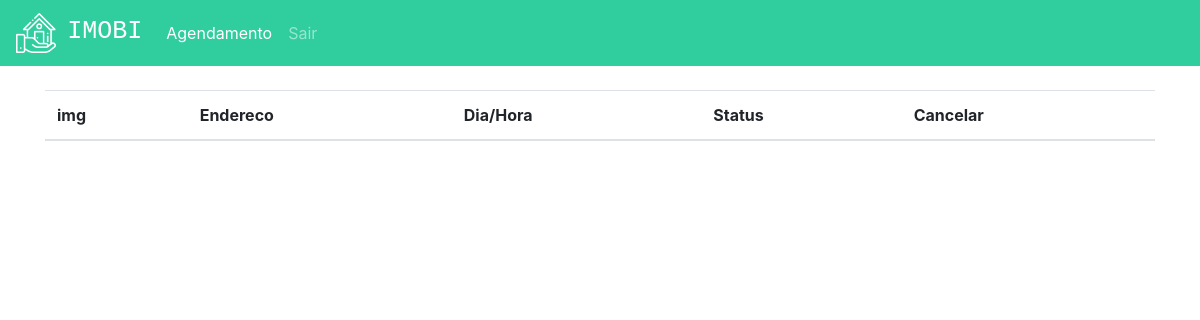
Page /agendamentos (signed in) on the earlier database version.
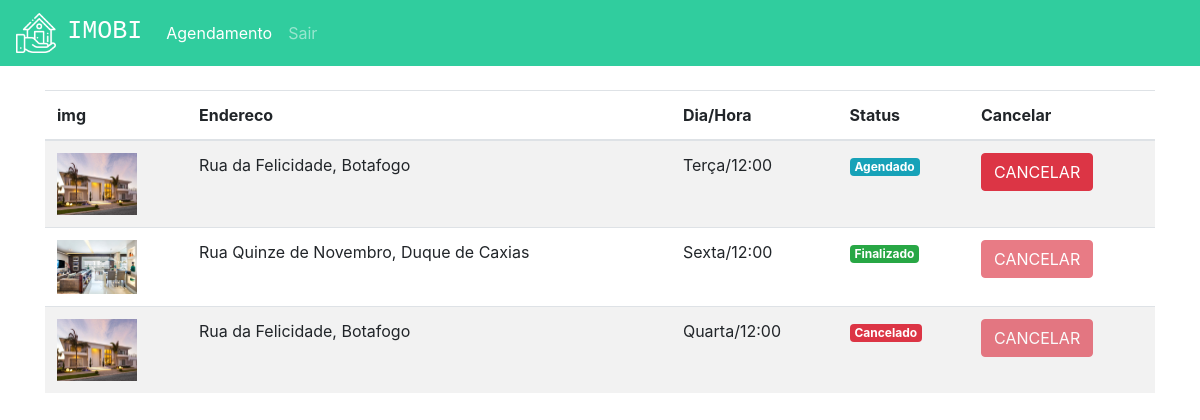
Same page on the later database version.
### plataforma/models.py (models this page shows, shortened)
class Visitas(models.Model):
    choices = (('S', 'Segunda'),
                ('T', 'Terça'),
                ('Q', 'Quarta'),
                ('QI', 'Quinta'),
                ('SE', 'Sexta'),
                ('SA', 'Sabado'),
                ('D', 'Domingo'))
    choices_status = (('A', 'Agendado'),
                      ('F', 'Finalizado'),
                      ('C', 'Cancelado'))
    imovel = models.ForeignKey(Imovei, on_delete=models.DO_NOTHING)
    usuario = models.ForeignKey(User, on_delete=models.DO_NOTHING)
    dia = models.CharField(max_length=20)
    horario = models.TimeField()
    status = models.CharField(max_length=1, choices=choices_status, default="A")

class Imovei(models.Model):
    choices = (('V', 'Venda'),
                ('A', 'Aluguel'))
    choices_imovel = (('A', 'Apartamento'),
                      ('C', 'Casa'))
    imagens = models.ManyToManyField(Imagem)
    valor = models.FloatField()
    quartos = models.IntegerField()
    tamanho = models.FloatField()
    cidade = models.ForeignKey(Cidade, on_delete=models.DO_NOTHING)
    rua = models.CharField(max_length=50)
    tipo = models.CharField(max_length=1, choices=choices)
    tipo_imovel = models.CharField(max_length=1, choices=choices_imovel)
    numero = models.IntegerField()
    descricao = models.TextField()
    dias_visita = models.ManyToManyField(DiasVisita)
    horarios = models.ManyToManyField(Horario)

class Imagem(models.Model):
    img = models.ImageField(upload_to='img')
    def __str__(self) -> str:
      return self.img.url

class Cidade(models.Model):
    nome = models.CharField(max_length=30)
    def __str__(self) -> str:
      return self.nome

### plataforma/views.py (the view)
# urls.py: path('agendamentos', views.agendamentos, name="agendamentos"),
def agendamentos(request):
    visitas = Visitas.objects.filter(usuario=request.user)
    return render(request, "agendamentos.html", {'visitas': visitas})

### plataforma/templates/agendamentos.html
{% extends 'base.html' %}
{% load static %}
{% block 'head' %}
<link rel="stylesheet" href="{% static 'plataforma/css/home.css' %}">
{% endblock %}
{% block 'body' %}
<div class="container">
  <br>
  <table class="table table-striped">
    <thead>
      <tr>
        <th scope="col">img</th>
        <th scope="col">Endereco</th>
        <th scope="col">Dia/Hora</th>
        <th scope="col">Status</th>
        <th scope="col">Cancelar</th>
      </tr>
    </thead>
    <tbody>
      {% for visita in visitas %}
      <tr>
        <th><img width="80" src="{{visita.imovel.imagens.all.0}}"></th>
        <td>{{visita.imovel.rua}}, {{visita.imovel.cidade}}</td>
        <td>{{visita.dia}}/{{visita.horario}}</td>
        <td>
          {% if visita.status == "A" %}
          <span class="badge badge-info">Agendado</span>
          {% endif %}
          {% if visita.status == "F" %}
          <span class="badge badge-success">Finalizado</span>
          {% endif %}
          {% if visita.status == "C" %}
          <span class="badge badge-danger">Cancelado</span>
          {% endif %}
        </td>
        <td>
          {% if visita.status == "A" %}
          <a href="{% url 'cancelar_agendamento' visita.id %}" class="btn btn-danger">CANCELAR</a>
          {% else %}
          <a href="" class="btn btn-danger disabled">CANCELAR</a>
          {% endif %}
        </td>
      </tr>
      {% endfor %}
    </tbody>
  </table>
</div>
{% endblock %}

### templates/base.html (shortened to what this page needs)
{% load static %}
<!doctype html>
<html lang="pt-BR">
<head>
  {% block 'head' %}{% endblock %}
  <link rel="stylesheet" href="https://cdn.jsdelivr.net/npm/bootstrap@4.6.1/dist/css/bootstrap.min.css">
</head>
<body>
  {% if user.is_authenticated %}
  <nav class="navbar navbar-expand-lg navbar-dark bg_navbar">
    <a class="navbar-brand" href="{% url 'home' %}">
      <img width="40" src="{% static 'autenticacao/img/logo.png' %}">
      &nbsp<h3 class="font_logo">IMOBI</h3></a>
    <div class="collapse navbar-collapse" id="navbarNav">
      <ul class="navbar-nav">
        <li class="nav-item active">
          <a class="nav-link" href="{% url 'agendamentos' %}">Agendamento</a>
        </li>
        <li class="nav-item">
          <a class="nav-link" href="{% url 'sair' %}">Sair</a>
        </li>
      </ul>
    </div>
  </nav>
  {% endif %}
  {% block 'body' %}{% endblock %}
</body>
</html>

### templates/static/plataforma/css/home.css (style rules this page uses)
.bg_navbar { background-color: #30CD9E; }
.font_logo { font-family: 'Courier New', Courier, monospace; font-size: 25px; display: inline; }

Differences in the rows shown:
added Visitas: imovel.imagens.all.0 (picture), imovel.rua "Rua da Felicidade", imovel.cidade "Botafogo", dia "Terça", horario "12:00", status "Agendado"
added Visitas: imovel.imagens.all.0 (picture), imovel.rua "Rua Quinze de Novembro", imovel.cidade "Duque de Caxias", dia "Sexta", horario "12:00", status "Finalizado"
added Visitas: imovel.imagens.all.0 (picture), imovel.rua "Rua da Felicidade", imovel.cidade "Botafogo", dia "Quarta", horario "12:00", status "Cancelado"
